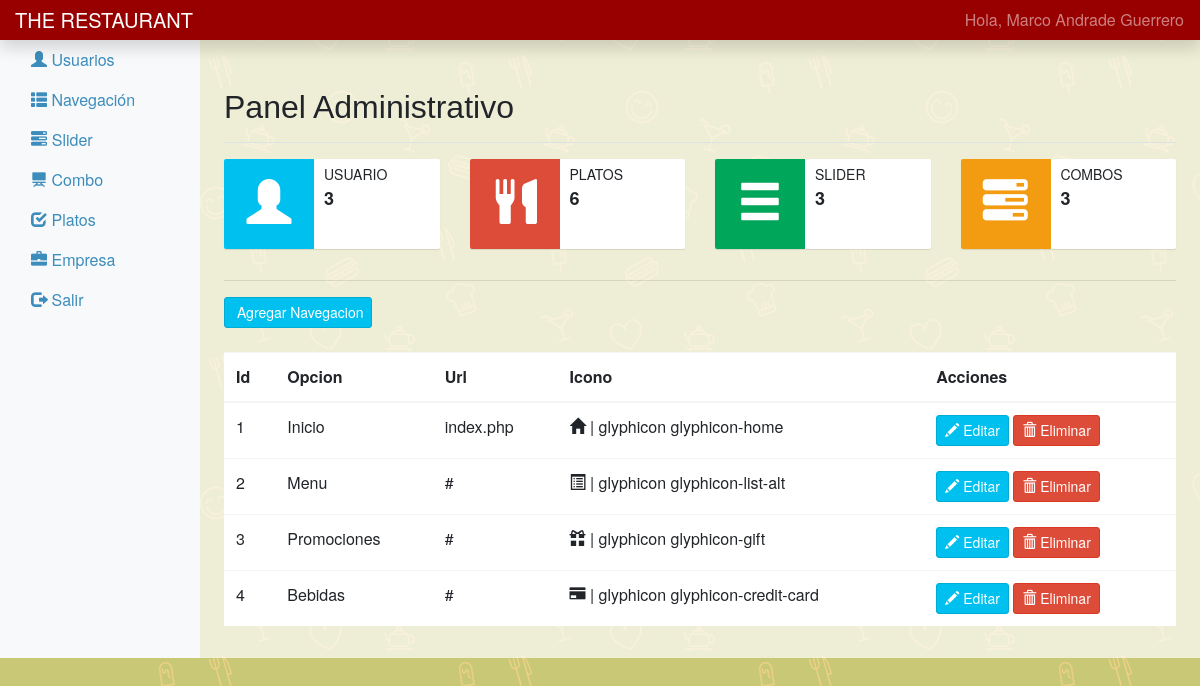
The app's page /admin/principal.php?menu=2 (signed in) with its own data.
### tables this page shows
CREATE TABLE `navegacion` (
  `id` int(10) UNSIGNED NOT NULL,
  `opcion` varchar(25) NOT NULL,
  `url` varchar(50) NOT NULL,
  `icono` varchar(50) NOT NULL,
  `fechaRegistro` timestamp NOT NULL DEFAULT current_timestamp() ON UPDATE current_timestamp()
);

### admin/include/tableNav.php (the view)
<?php
   $navList = "SELECT * FROM navegacion";
   $resultNav = mysqli_query($conexion,$navList);
?>
<div class="table-responsive">
 <hr>
 <a href="formNav.php" class="btn btn-info btn-sm"><span class="glyphicon glyphicon-add"></span> Agregar Navegacion</a>
 <br><br>
<table class="table no-margin" style="background: white" id="tableData">
                 <thead>
                 <tr>
                   <th>Id</th>
                   <th>Opcion</th>
                   <th>Url</th>
                   <th>Icono</th>
                   <th>Acciones</th>
                 </tr>
                 </thead>
                 <tbody>
                 <?php
                   foreach ($resultNav as $key => $value) {
                 ?>
                           <tr>
                             <td><?php echo $value['id']?></td>
                             <td><?php echo $value['opcion']?></td>
                             <td><?php echo $value['url']?></td>
                             <td><span class="<?php echo $value['icono']?>"></span> | <?php echo $value['icono']?></td>
                            <td>
                             <a href="editNav.php?id=<?php echo $value['id']?>" class="btn btn-info btn-sm"><span class="glyphicon glyphicon-pencil"></span> Editar</a>
                             <a href="delNav.php?id=<?php echo $value['id']?>" class="btn btn-danger btn-sm"><span class="glyphicon glyphicon-trash"></span> Eliminar</a></td>
                           </tr>
                   <?php  } ?>
                           </tbody>
                         </table>
                       </div>

### css/style.css (style rules this page uses)
body { background: rgba(187,187,85,0.8) url("../img/food.png"); }

### records on screen
navegacion: id "1", opcion "Inicio", url "index.php", icono "glyphicon glyphicon-home"
navegacion: id "2", opcion "Menu", url "#", icono "glyphicon glyphicon-list-alt"
navegacion: id "3", opcion "Promociones", url "#", icono "glyphicon glyphicon-gift"
navegacion: id "4", opcion "Bebidas", url "#", icono "glyphicon glyphicon-credit-card"

### other values on screen
$_SESSION['name'] "Marco Andrade Guerrero"
$users['total'] "3"
$platos['total'] "6"
$slider['total'] "3"
$combo['total'] "3"
